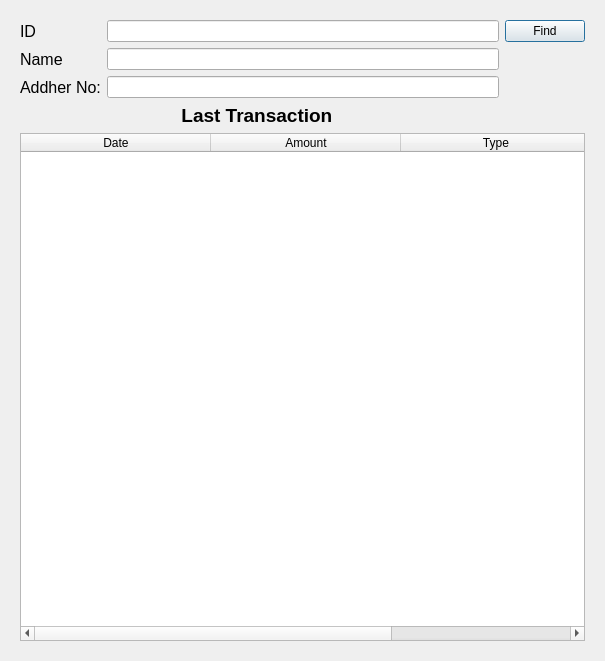
<?xml version="1.0" encoding="UTF-8"?>
<ui version="4.0">
 <class>Dialog</class>
 <widget class="QDialog" name="Dialog">
  <property name="geometry">
   <rect>
    <x>0</x>
    <y>0</y>
    <width>605</width>
    <height>661</height>
   </rect>
  </property>
  <property name="windowTitle">
   <string>Dialog</string>
  </property>
  <layout class="QGridLayout" name="gridLayout">
   <item row="0" column="0">
    <widget class="QWidget" name="widget" native="true">
     <layout class="QGridLayout" name="gridLayout_2">
      <item row="3" column="0" colspan="2">
       <widget class="QLabel" name="label_4">
        <property name="text">
         <string>&lt;html&gt;&lt;head/&gt;&lt;body&gt;&lt;p align=&quot;center&quot;&gt;&lt;span style=&quot; font-size:14pt; font-weight:600;&quot;&gt;Last Transaction &lt;/span&gt;&lt;/p&gt;&lt;/body&gt;&lt;/html&gt;</string>
        </property>
       </widget>
      </item>
      <item row="0" column="0">
       <widget class="QLabel" name="label">
        <property name="font">
         <font>
          <family>Arial</family>
          <pointsize>12</pointsize>
         </font>
        </property>
        <property name="text">
         <string>ID</string>
        </property>
       </widget>
      </item>
      <item row="0" column="1">
       <widget class="QLineEdit" name="bio_id"/>
      </item>
      <item row="2" column="1">
       <widget class="QLineEdit" name="bio_addher"/>
      </item>
      <item row="1" column="0">
       <widget class="QLabel" name="label_2">
        <property name="font">
         <font>
          <family>Arial</family>
          <pointsize>12</pointsize>
         </font>
        </property>
        <property name="text">
         <string>Name</string>
        </property>
       </widget>
      </item>
      <item row="1" column="1">
       <widget class="QLineEdit" name="bio_name"/>
      </item>
      <item row="2" column="0">
       <widget class="QLabel" name="label_3">
        <property name="font">
         <font>
          <family>Arial</family>
          <pointsize>12</pointsize>
         </font>
        </property>
        <property name="text">
         <string>Addher No:</string>
        </property>
       </widget>
      </item>
      <item row="0" column="2">
       <widget class="QPushButton" name="find_btn">
        <property name="text">
         <string>Find</string>
        </property>
       </widget>
      </item>
      <item row="4" column="0" colspan="3">
       <widget class="QTableWidget" name="tableWidget">
        <attribute name="horizontalHeaderDefaultSectionSize">
         <number>190</number>
        </attribute>
        <column>
         <property name="text">
          <string>Date</string>
         </property>
        </column>
        <column>
         <property name="text">
          <string>Amount</string>
         </property>
        </column>
        <column>
         <property name="text">
          <string>Type</string>
         </property>
        </column>
       </widget>
      </item>
     </layout>
    </widget>
   </item>
  </layout>
 </widget>
 <resources/>
 <connections/>
</ui>
